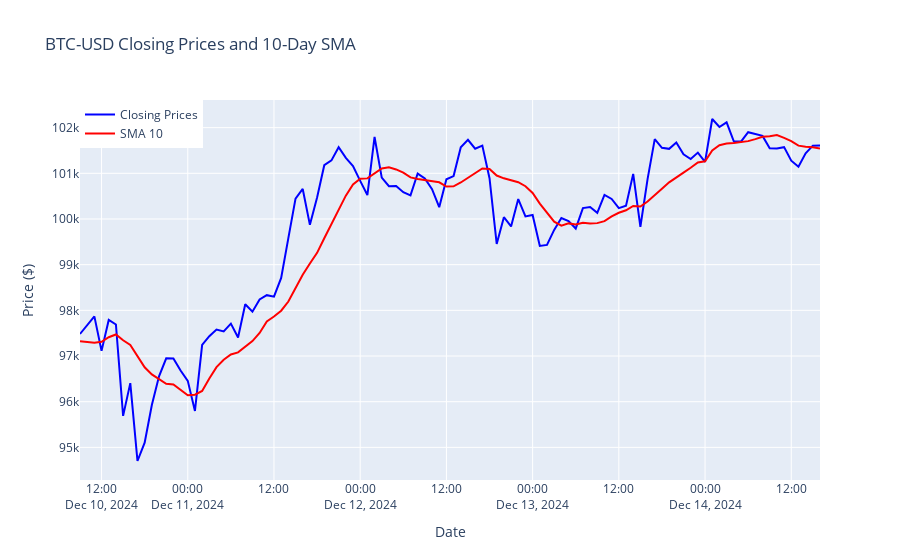

Notebook code cell kept with this figure:
### Code cell
# Drop rows with NaN values in SMA
data.dropna(inplace=True)

fig = go.Figure()

fig.add_trace(go.Scatter(x=data.index, y=data['Close'], mode='lines', name='Closing Prices', line=dict(color='blue')))
fig.add_trace(go.Scatter(x=data.index, y=data[f'SMA_{sma_period}'], mode='lines', name=f'SMA {sma_period}', line=dict(color='red')))
fig.update_layout(title=f'{ticker} Closing Prices and {sma_period}-Day SMA', xaxis_title='Date', yaxis_title='Price ($)', legend=dict(x=0, y=1), hovermode='x unified')

fig.show()
